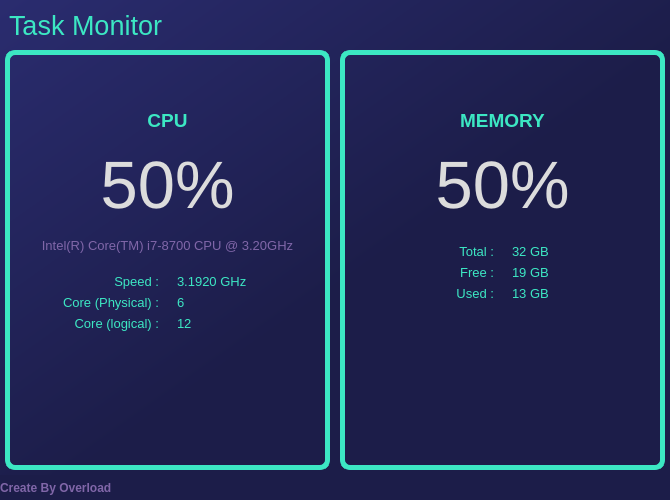
<?xml version="1.0" encoding="UTF-8"?>
<ui version="4.0">
 <class>MainWindow</class>
 <widget class="QMainWindow" name="MainWindow">
  <property name="geometry">
   <rect>
    <x>0</x>
    <y>0</y>
    <width>670</width>
    <height>500</height>
   </rect>
  </property>
  <property name="minimumSize">
   <size>
    <width>670</width>
    <height>500</height>
   </size>
  </property>
  <property name="maximumSize">
   <size>
    <width>16777215</width>
    <height>16777215</height>
   </size>
  </property>
  <property name="windowTitle">
   <string>Task Monitor</string>
  </property>
  <property name="styleSheet">
   <string notr="true">background-color: rgba(28, 29, 73, 255);</string>
  </property>
  <widget class="QWidget" name="centralwidget">
   <layout class="QVBoxLayout" name="verticalLayout">
    <property name="spacing">
     <number>0</number>
    </property>
    <property name="leftMargin">
     <number>0</number>
    </property>
    <property name="topMargin">
     <number>0</number>
    </property>
    <property name="rightMargin">
     <number>0</number>
    </property>
    <property name="bottomMargin">
     <number>0</number>
    </property>
    <item>
     <widget class="QFrame" name="frame">
      <property name="styleSheet">
       <string notr="true">border: none;
background-color: qlineargradient(spread:pad, x1:0, y1:0, x2:1, y2:1, stop:0 rgba(42, 44, 111, 255), stop:0.555012 rgba(28, 29, 73, 255));</string>
      </property>
      <property name="frameShape">
       <enum>QFrame::StyledPanel</enum>
      </property>
      <property name="frameShadow">
       <enum>QFrame::Raised</enum>
      </property>
      <layout class="QVBoxLayout" name="verticalLayout_2">
       <property name="spacing">
        <number>0</number>
       </property>
       <property name="leftMargin">
        <number>0</number>
       </property>
       <property name="topMargin">
        <number>0</number>
       </property>
       <property name="rightMargin">
        <number>0</number>
       </property>
       <property name="bottomMargin">
        <number>0</number>
       </property>
       <item>
        <widget class="QFrame" name="frame_title">
         <property name="maximumSize">
          <size>
           <width>16777215</width>
           <height>50</height>
          </size>
         </property>
         <property name="styleSheet">
          <string notr="true">border:none;
background-color:none;</string>
         </property>
         <property name="frameShape">
          <enum>QFrame::StyledPanel</enum>
         </property>
         <property name="frameShadow">
          <enum>QFrame::Raised</enum>
         </property>
         <layout class="QVBoxLayout" name="verticalLayout_3">
          <item>
           <widget class="QLabel" name="label">
            <property name="font">
             <font>
              <pointsize>20</pointsize>
              <bold>false</bold>
             </font>
            </property>
            <property name="styleSheet">
             <string notr="true">color:rgb(60, 231, 195)</string>
            </property>
            <property name="text">
             <string>Task Monitor</string>
            </property>
           </widget>
          </item>
         </layout>
        </widget>
       </item>
       <item>
        <widget class="QFrame" name="frame_contents">
         <property name="styleSheet">
          <string notr="true">border:none;
background-color:none;</string>
         </property>
         <property name="frameShape">
          <enum>QFrame::StyledPanel</enum>
         </property>
         <property name="frameShadow">
          <enum>QFrame::Raised</enum>
         </property>
         <layout class="QHBoxLayout" name="horizontalLayout">
          <property name="spacing">
           <number>10</number>
          </property>
          <property name="leftMargin">
           <number>5</number>
          </property>
          <property name="topMargin">
           <number>0</number>
          </property>
          <property name="rightMargin">
           <number>5</number>
          </property>
          <property name="bottomMargin">
           <number>5</number>
          </property>
          <item>
           <widget class="QFrame" name="frame_cpu">
            <property name="minimumSize">
             <size>
              <width>0</width>
              <height>0</height>
             </size>
            </property>
            <property name="styleSheet">
             <string notr="true">QFrame {
	background-color: none;
	border: 5px solid rgb(60, 231, 195);
	border-radius: 10px;
}

QFrame:hover{
	border: 5px solid rgb(105, 95, 148);
}</string>
            </property>
            <property name="frameShape">
             <enum>QFrame::StyledPanel</enum>
            </property>
            <property name="frameShadow">
             <enum>QFrame::Raised</enum>
            </property>
            <layout class="QVBoxLayout" name="verticalLayout_4">
             <property name="spacing">
              <number>10</number>
             </property>
             <property name="leftMargin">
              <number>10</number>
             </property>
             <property name="topMargin">
              <number>50</number>
             </property>
             <property name="rightMargin">
              <number>10</number>
             </property>
             <property name="bottomMargin">
              <number>0</number>
             </property>
             <item>
              <widget class="QLabel" name="label_cpu_title">
               <property name="minimumSize">
                <size>
                 <width>0</width>
                 <height>30</height>
                </size>
               </property>
               <property name="maximumSize">
                <size>
                 <width>16777215</width>
                 <height>30</height>
                </size>
               </property>
               <property name="font">
                <font>
                 <pointsize>14</pointsize>
                 <bold>true</bold>
                </font>
               </property>
               <property name="styleSheet">
                <string notr="true">color:rgb(60, 231, 195);
border:none;</string>
               </property>
               <property name="text">
                <string>CPU</string>
               </property>
               <property name="alignment">
                <set>Qt::AlignCenter</set>
               </property>
              </widget>
             </item>
             <item>
              <widget class="QLabel" name="label_cpu_usage_per">
               <property name="minimumSize">
                <size>
                 <width>0</width>
                 <height>80</height>
                </size>
               </property>
               <property name="maximumSize">
                <size>
                 <width>16777215</width>
                 <height>80</height>
                </size>
               </property>
               <property name="font">
                <font>
                 <pointsize>50</pointsize>
                </font>
               </property>
               <property name="styleSheet">
                <string notr="true">border:none;
color: rgb(220, 220, 220);</string>
               </property>
               <property name="text">
                <string>50%</string>
               </property>
               <property name="alignment">
                <set>Qt::AlignCenter</set>
               </property>
              </widget>
             </item>
             <item>
              <widget class="QLabel" name="label_cpu_model">
               <property name="minimumSize">
                <size>
                 <width>0</width>
                 <height>20</height>
                </size>
               </property>
               <property name="maximumSize">
                <size>
                 <width>16777215</width>
                 <height>20</height>
                </size>
               </property>
               <property name="font">
                <font>
                 <pointsize>10</pointsize>
                </font>
               </property>
               <property name="styleSheet">
                <string notr="true">border:none;
color: rgb(128, 102, 168);</string>
               </property>
               <property name="text">
                <string>Intel(R) Core(TM) i7-8700 CPU @ 3.20GHz</string>
               </property>
               <property name="alignment">
                <set>Qt::AlignCenter</set>
               </property>
              </widget>
             </item>
             <item>
              <widget class="QFrame" name="frame_cpu_detail">
               <property name="minimumSize">
                <size>
                 <width>0</width>
                 <height>0</height>
                </size>
               </property>
               <property name="styleSheet">
                <string notr="true">border: none;</string>
               </property>
               <property name="frameShape">
                <enum>QFrame::StyledPanel</enum>
               </property>
               <property name="frameShadow">
                <enum>QFrame::Raised</enum>
               </property>
               <layout class="QHBoxLayout" name="horizontalLayout_2">
                <property name="spacing">
                 <number>0</number>
                </property>
                <property name="leftMargin">
                 <number>0</number>
                </property>
                <property name="topMargin">
                 <number>0</number>
                </property>
                <property name="rightMargin">
                 <number>0</number>
                </property>
                <property name="bottomMargin">
                 <number>0</number>
                </property>
                <item alignment="Qt::AlignTop">
                 <widget class="QFrame" name="frame_cpu_detail_column">
                  <property name="frameShape">
                   <enum>QFrame::StyledPanel</enum>
                  </property>
                  <property name="frameShadow">
                   <enum>QFrame::Raised</enum>
                  </property>
                  <layout class="QVBoxLayout" name="verticalLayout_5">
                   <item>
                    <widget class="QLabel" name="label_freq_title">
                     <property name="minimumSize">
                      <size>
                       <width>0</width>
                       <height>0</height>
                      </size>
                     </property>
                     <property name="maximumSize">
                      <size>
                       <width>16777215</width>
                       <height>16777215</height>
                      </size>
                     </property>
                     <property name="font">
                      <font>
                       <pointsize>10</pointsize>
                      </font>
                     </property>
                     <property name="styleSheet">
                      <string notr="true">border:none;
color: rgb(60, 231, 195);</string>
                     </property>
                     <property name="text">
                      <string>Speed :</string>
                     </property>
                     <property name="alignment">
                      <set>Qt::AlignRight|Qt::AlignTrailing|Qt::AlignVCenter</set>
                     </property>
                    </widget>
                   </item>
                   <item>
                    <widget class="QLabel" name="label_core_phy_title">
                     <property name="maximumSize">
                      <size>
                       <width>16777215</width>
                       <height>16777215</height>
                      </size>
                     </property>
                     <property name="font">
                      <font>
                       <pointsize>10</pointsize>
                      </font>
                     </property>
                     <property name="styleSheet">
                      <string notr="true">border:none;
color: rgb(60, 231, 195);</string>
                     </property>
                     <property name="text">
                      <string>Core (Physical) :</string>
                     </property>
                     <property name="alignment">
                      <set>Qt::AlignRight|Qt::AlignTrailing|Qt::AlignVCenter</set>
                     </property>
                    </widget>
                   </item>
                   <item>
                    <widget class="QLabel" name="label_core_log_title">
                     <property name="maximumSize">
                      <size>
                       <width>16777215</width>
                       <height>16777215</height>
                      </size>
                     </property>
                     <property name="font">
                      <font>
                       <pointsize>10</pointsize>
                      </font>
                     </property>
                     <property name="styleSheet">
                      <string notr="true">border:none;
color: rgb(60, 231, 195);</string>
                     </property>
                     <property name="text">
                      <string>Core (logical) :</string>
                     </property>
                     <property name="alignment">
                      <set>Qt::AlignRight|Qt::AlignTrailing|Qt::AlignVCenter</set>
                     </property>
                    </widget>
                   </item>
                  </layout>
                 </widget>
                </item>
                <item alignment="Qt::AlignTop">
                 <widget class="QFrame" name="frame_cpu_detail_data">
                  <property name="frameShape">
                   <enum>QFrame::StyledPanel</enum>
                  </property>
                  <property name="frameShadow">
                   <enum>QFrame::Raised</enum>
                  </property>
                  <layout class="QVBoxLayout" name="verticalLayout_6">
                   <item>
                    <widget class="QLabel" name="label_freq">
                     <property name="font">
                      <font>
                       <pointsize>10</pointsize>
                      </font>
                     </property>
                     <property name="styleSheet">
                      <string notr="true">border:none;
color: rgb(60, 231, 195);</string>
                     </property>
                     <property name="text">
                      <string>3.1920 GHz</string>
                     </property>
                     <property name="alignment">
                      <set>Qt::AlignLeading|Qt::AlignLeft|Qt::AlignVCenter</set>
                     </property>
                    </widget>
                   </item>
                   <item>
                    <widget class="QLabel" name="label_core_phy">
                     <property name="font">
                      <font>
                       <pointsize>10</pointsize>
                      </font>
                     </property>
                     <property name="styleSheet">
                      <string notr="true">border:none;
color: rgb(60, 231, 195);</string>
                     </property>
                     <property name="text">
                      <string>6</string>
                     </property>
                     <property name="alignment">
                      <set>Qt::AlignLeading|Qt::AlignLeft|Qt::AlignVCenter</set>
                     </property>
                    </widget>
                   </item>
                   <item>
                    <widget class="QLabel" name="label_core_log">
                     <property name="font">
                      <font>
                       <pointsize>10</pointsize>
                      </font>
                     </property>
                     <property name="styleSheet">
                      <string notr="true">border:none;
color: rgb(60, 231, 195);</string>
                     </property>
                     <property name="text">
                      <string>12</string>
                     </property>
                     <property name="alignment">
                      <set>Qt::AlignLeading|Qt::AlignLeft|Qt::AlignVCenter</set>
                     </property>
                    </widget>
                   </item>
                  </layout>
                 </widget>
                </item>
               </layout>
              </widget>
             </item>
            </layout>
           </widget>
          </item>
          <item>
           <widget class="QFrame" name="frame_memory">
            <property name="minimumSize">
             <size>
              <width>0</width>
              <height>0</height>
             </size>
            </property>
            <property name="styleSheet">
             <string notr="true">QFrame {
	background-color: none;
	border: 5px solid rgb(60, 231, 195);
	border-radius: 10px;
}

QFrame:hover{
	border: 5px solid rgb(105, 95, 148);
}</string>
            </property>
            <property name="frameShape">
             <enum>QFrame::StyledPanel</enum>
            </property>
            <property name="frameShadow">
             <enum>QFrame::Raised</enum>
            </property>
            <layout class="QVBoxLayout" name="verticalLayout_9">
             <property name="spacing">
              <number>10</number>
             </property>
             <property name="leftMargin">
              <number>10</number>
             </property>
             <property name="topMargin">
              <number>50</number>
             </property>
             <property name="rightMargin">
              <number>10</number>
             </property>
             <property name="bottomMargin">
              <number>0</number>
             </property>
             <item>
              <widget class="QLabel" name="label_memory_title">
               <property name="minimumSize">
                <size>
                 <width>0</width>
                 <height>30</height>
                </size>
               </property>
               <property name="maximumSize">
                <size>
                 <width>16777215</width>
                 <height>30</height>
                </size>
               </property>
               <property name="font">
                <font>
                 <pointsize>14</pointsize>
                 <bold>true</bold>
                </font>
               </property>
               <property name="styleSheet">
                <string notr="true">color:rgb(60, 231, 195);
border:none;</string>
               </property>
               <property name="text">
                <string>MEMORY</string>
               </property>
               <property name="alignment">
                <set>Qt::AlignCenter</set>
               </property>
              </widget>
             </item>
             <item>
              <widget class="QLabel" name="label_memory_usage_per">
               <property name="minimumSize">
                <size>
                 <width>0</width>
                 <height>80</height>
                </size>
               </property>
               <property name="maximumSize">
                <size>
                 <width>16777215</width>
                 <height>80</height>
                </size>
               </property>
               <property name="font">
                <font>
                 <pointsize>50</pointsize>
                </font>
               </property>
               <property name="styleSheet">
                <string notr="true">border:none;
color: rgb(220, 220, 220);</string>
               </property>
               <property name="text">
                <string>50%</string>
               </property>
               <property name="alignment">
                <set>Qt::AlignCenter</set>
               </property>
              </widget>
             </item>
             <item>
              <widget class="QFrame" name="frame_memory_detail">
               <property name="minimumSize">
                <size>
                 <width>0</width>
                 <height>0</height>
                </size>
               </property>
               <property name="styleSheet">
                <string notr="true">border: none;</string>
               </property>
               <property name="frameShape">
                <enum>QFrame::StyledPanel</enum>
               </property>
               <property name="frameShadow">
                <enum>QFrame::Raised</enum>
               </property>
               <layout class="QHBoxLayout" name="horizontalLayout_3">
                <property name="spacing">
                 <number>0</number>
                </property>
                <property name="leftMargin">
                 <number>0</number>
                </property>
                <property name="topMargin">
                 <number>0</number>
                </property>
                <property name="rightMargin">
                 <number>0</number>
                </property>
                <property name="bottomMargin">
                 <number>0</number>
                </property>
                <item alignment="Qt::AlignTop">
                 <widget class="QFrame" name="frame_memory_detail_column">
                  <property name="frameShape">
                   <enum>QFrame::StyledPanel</enum>
                  </property>
                  <property name="frameShadow">
                   <enum>QFrame::Raised</enum>
                  </property>
                  <layout class="QVBoxLayout" name="verticalLayout_7">
                   <item>
                    <widget class="QLabel" name="label_memory_total_title">
                     <property name="font">
                      <font>
                       <pointsize>10</pointsize>
                      </font>
                     </property>
                     <property name="styleSheet">
                      <string notr="true">border:none;
color: rgb(60, 231, 195);</string>
                     </property>
                     <property name="text">
                      <string>Total :</string>
                     </property>
                     <property name="alignment">
                      <set>Qt::AlignRight|Qt::AlignTrailing|Qt::AlignVCenter</set>
                     </property>
                    </widget>
                   </item>
                   <item>
                    <widget class="QLabel" name="label_memory_free_title">
                     <property name="font">
                      <font>
                       <pointsize>10</pointsize>
                      </font>
                     </property>
                     <property name="styleSheet">
                      <string notr="true">border:none;
color: rgb(60, 231, 195);</string>
                     </property>
                     <property name="text">
                      <string>Free :</string>
                     </property>
                     <property name="alignment">
                      <set>Qt::AlignRight|Qt::AlignTrailing|Qt::AlignVCenter</set>
                     </property>
                    </widget>
                   </item>
                   <item>
                    <widget class="QLabel" name="label_memory_used_title">
                     <property name="font">
                      <font>
                       <pointsize>10</pointsize>
                      </font>
                     </property>
                     <property name="styleSheet">
                      <string notr="true">border:none;
color: rgb(60, 231, 195);</string>
                     </property>
                     <property name="text">
                      <string>Used :</string>
                     </property>
                     <property name="alignment">
                      <set>Qt::AlignRight|Qt::AlignTrailing|Qt::AlignVCenter</set>
                     </property>
                    </widget>
                   </item>
                  </layout>
                 </widget>
                </item>
                <item alignment="Qt::AlignTop">
                 <widget class="QFrame" name="frame_memory_detail_data">
                  <property name="frameShape">
                   <enum>QFrame::StyledPanel</enum>
                  </property>
                  <property name="frameShadow">
                   <enum>QFrame::Raised</enum>
                  </property>
                  <layout class="QVBoxLayout" name="verticalLayout_8">
                   <item>
                    <widget class="QLabel" name="label_memory_total">
                     <property name="font">
                      <font>
                       <pointsize>10</pointsize>
                      </font>
                     </property>
                     <property name="styleSheet">
                      <string notr="true">border:none;
color: rgb(60, 231, 195);</string>
                     </property>
                     <property name="text">
                      <string>32 GB</string>
                     </property>
                     <property name="alignment">
                      <set>Qt::AlignLeading|Qt::AlignLeft|Qt::AlignVCenter</set>
                     </property>
                    </widget>
                   </item>
                   <item>
                    <widget class="QLabel" name="label_memory_free">
                     <property name="font">
                      <font>
                       <pointsize>10</pointsize>
                      </font>
                     </property>
                     <property name="styleSheet">
                      <string notr="true">border:none;
color: rgb(60, 231, 195);</string>
                     </property>
                     <property name="text">
                      <string>19 GB</string>
                     </property>
                     <property name="alignment">
                      <set>Qt::AlignLeading|Qt::AlignLeft|Qt::AlignVCenter</set>
                     </property>
                    </widget>
                   </item>
                   <item>
                    <widget class="QLabel" name="label_memory_used">
                     <property name="font">
                      <font>
                       <pointsize>10</pointsize>
                      </font>
                     </property>
                     <property name="styleSheet">
                      <string notr="true">border:none;
color: rgb(60, 231, 195);</string>
                     </property>
                     <property name="text">
                      <string>13 GB</string>
                     </property>
                     <property name="alignment">
                      <set>Qt::AlignLeading|Qt::AlignLeft|Qt::AlignVCenter</set>
                     </property>
                    </widget>
                   </item>
                  </layout>
                 </widget>
                </item>
               </layout>
              </widget>
             </item>
            </layout>
           </widget>
          </item>
         </layout>
        </widget>
       </item>
      </layout>
     </widget>
    </item>
    <item>
     <widget class="QFrame" name="frame_credits">
      <property name="minimumSize">
       <size>
        <width>0</width>
        <height>25</height>
       </size>
      </property>
      <property name="maximumSize">
       <size>
        <width>16777215</width>
        <height>25</height>
       </size>
      </property>
      <property name="styleSheet">
       <string notr="true">border: none;
background-color:none;</string>
      </property>
      <property name="frameShape">
       <enum>QFrame::StyledPanel</enum>
      </property>
      <property name="frameShadow">
       <enum>QFrame::Raised</enum>
      </property>
      <layout class="QVBoxLayout" name="verticalLayout_10">
       <property name="spacing">
        <number>0</number>
       </property>
       <property name="leftMargin">
        <number>0</number>
       </property>
       <property name="topMargin">
        <number>0</number>
       </property>
       <property name="rightMargin">
        <number>0</number>
       </property>
       <property name="bottomMargin">
        <number>0</number>
       </property>
       <item>
        <widget class="QLabel" name="label_2">
         <property name="minimumSize">
          <size>
           <width>0</width>
           <height>0</height>
          </size>
         </property>
         <property name="maximumSize">
          <size>
           <width>16777215</width>
           <height>25</height>
          </size>
         </property>
         <property name="font">
          <font>
           <bold>true</bold>
          </font>
         </property>
         <property name="styleSheet">
          <string notr="true">color: rgb(128, 102, 168);</string>
         </property>
         <property name="text">
          <string>Create By Overload</string>
         </property>
        </widget>
       </item>
      </layout>
     </widget>
    </item>
   </layout>
  </widget>
  <widget class="QMenuBar" name="menubar">
   <property name="geometry">
    <rect>
     <x>0</x>
     <y>0</y>
     <width>670</width>
     <height>22</height>
    </rect>
   </property>
  </widget>
 </widget>
 <resources/>
 <connections/>
</ui>
